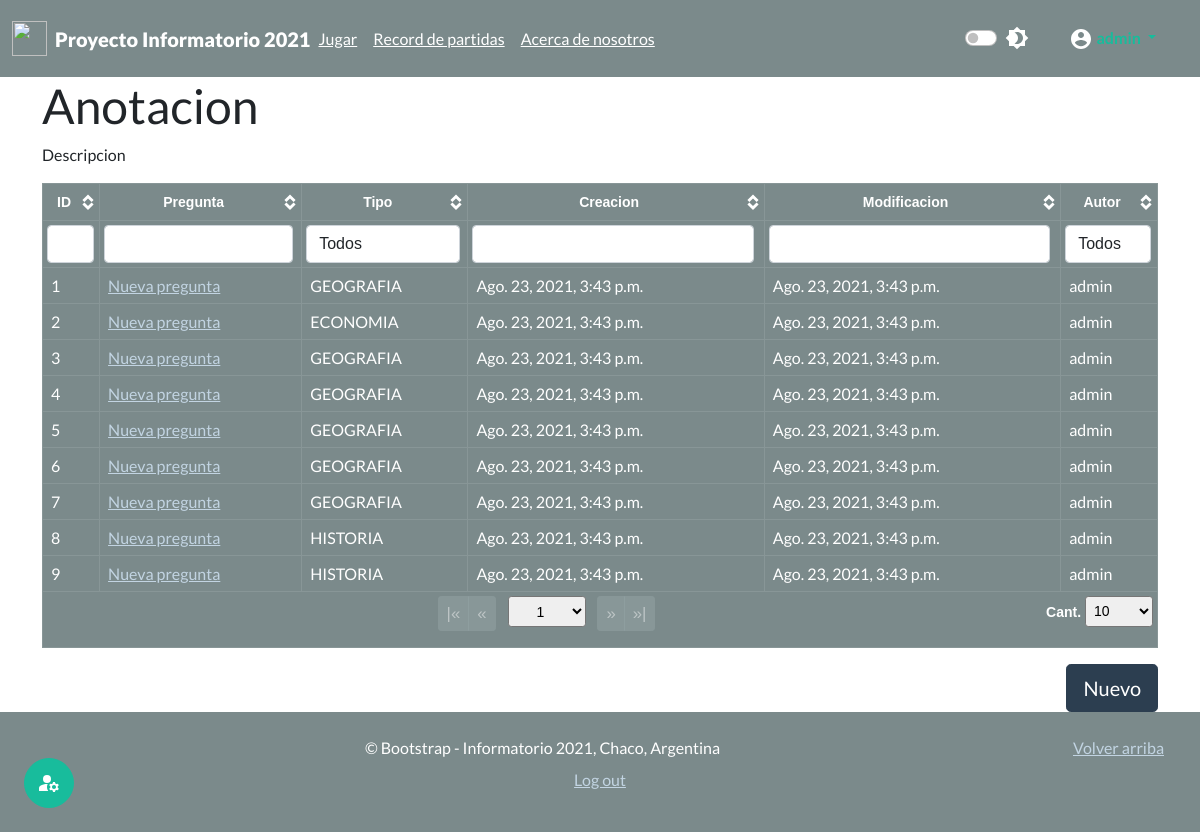
The app's page /useradmin/prg (signed in) with its own data.
### juego_chaco/models.py (models this page shows)
class Pregunta(models.Model):
    autor = models.ForeignKey(User, on_delete=models.CASCADE) #modificar mas adelante
    pregunta = models.CharField(max_length=500)
    clasificacion = models.CharField(max_length=30,choices=Clasificacion.choices,default=Clasificacion.GEOGRAFIA,)
    fecha_creacion = models.DateTimeField(auto_now_add=True, editable=False)
    fecha_modificacion = models.DateTimeField(auto_now=True)
    def __str__(self):
        return self.pregunta

### useradministrator/views.py (the view)
# urls.py: path('useradmin/<str:id>',views.mi_useradmin,name="mi_useradmin"),
@login_required(login_url="login")
@permission_required('authusuario.es_usuario_admin',raise_exception=True)
def mi_useradmin(request,id):
    sw={"prg":admin_cuestionarios,"usr":admin_usuarios,"act":admin_actividades}
    func= sw.get(id,"ERROR")
    if func != "ERROR":
        return func(request)
    raise Http404

### useradministrator/views.py (called while the page is built)
def admin_cuestionarios(request):
    lista_preguntas=Pregunta.objects.all()
    context={"cuestionario":lista_preguntas}
    return render(request,'admin/admin_cuestionarios.html',context)

### templates/admin/admin_cuestionarios.html (shortened to what this page needs)
{% extends 'base.html' %}
{% load static %}
{% block load_scr %}
<link href={% static 'css/theme.bootstrap_4.css' %} rel="stylesheet">
<link href={% static 'css/jquery.tablesorter.pager.css' %} rel="stylesheet">
{% endblock  %}
{% block content %}
<div class="container">
  <h1>Anotacion</h2>
  <p>Descripcion</p>
  <table class="table table-dark table-bordered table-hover table-responsive">
    <thead class="thead-dark text-center">
      <tr>
        <th>ID</th>
        <th>Pregunta</th>
        <th class="filter-select filter-exact" data-placeholder="Todos">Tipo</th>
        <th>Creacion</th>
        <th>Modificacion</th>
        <th class="filter-select filter-exact" data-placeholder="Todos">Autor</th>
    </thead>
    <tfoot class="text-center">
      <tr>
        <th colspan="7" class="ts-pager">
          <div class="form-inline">
            <div class="btn-group btn-group-sm mx-1" role="group">
              <button type="button" class="btn btn-secondary first" title="first">|&laquo;</button>
              <button type="button" class="btn btn-secondary prev" title="previous">&laquo;</button>
            </div>
            <select class="form-control-sm custom-select px-4 mx-1 pagenum" title="N° de página"></select>
            <div class="btn-group btn-group-sm mx-1" role="group">
              <button type="button" class="btn btn-secondary next" title="next">&raquo;</button>
              <button type="button" class="btn btn-secondary last" title="last">&raquo;|</button>
            </div>
            <p class="float-end">
              <a>Cant.</a>
              <select class="form-control-sm custom-select px-1 pagesize" title="Seleccione el tamaño de página">
                <option selected="selected" value="10">10</option>
              </select>
            </p>
          </div>
        </th>
      </tr>
    </tfoot>
    <tbody>
      {% for pregunta in cuestionario %}
        <tr>
        <td>{{pregunta.pk}}</td>
        <td><a href= {% url 'editar' 'ver' pregunta.pk %}>{{pregunta}}</a></td>
        <td>{{pregunta.clasificacion}}</td>
        <td>{{pregunta.fecha_creacion}}</td>
        <td>{{pregunta.fecha_modificacion}}</td>
        <td>{{pregunta.autor}}</td>
        </tr>
      {% endfor %}
    </tbody>
  </table>
  <div class="text-right" style="margin-top: auto;">
    <a href={% url 'editar' 'new' %} class="btn btn-lg btn-primary">Nuevo</a>
  </div>
</div>
{% endblock  %}

### Proyecto_InfoCh2021/static/css/main.css (style rules this page uses)
.text-right { text-align:right!important }

### templates/admin/admin_cuestionarios.html (style rules this page uses)
.tablesorter-pager .btn-group-sm .btn { font-size: 1.2em; }

### records on screen
Pregunta: pk "1", pregunta "Nueva pregunta", clasificacion "GEOGRAFIA", fecha_creacion "Ago. 23, 2021, 3:43 p.m.", fecha_modificacion "Ago. 23, 2021, 3:43 p.m.", autor "admin"
Pregunta: pk "2", pregunta "Nueva pregunta", clasificacion "ECONOMIA", fecha_creacion "Ago. 23, 2021, 3:43 p.m.", fecha_modificacion "Ago. 23, 2021, 3:43 p.m.", autor "admin"
Pregunta: pk "3", pregunta "Nueva pregunta", clasificacion "GEOGRAFIA", fecha_creacion "Ago. 23, 2021, 3:43 p.m.", fecha_modificacion "Ago. 23, 2021, 3:43 p.m.", autor "admin"
Pregunta: pk "4", pregunta "Nueva pregunta", clasificacion "GEOGRAFIA", fecha_creacion "Ago. 23, 2021, 3:43 p.m.", fecha_modificacion "Ago. 23, 2021, 3:43 p.m.", autor "admin"
Pregunta: pk "5", pregunta "Nueva pregunta", clasificacion "GEOGRAFIA", fecha_creacion "Ago. 23, 2021, 3:43 p.m.", fecha_modificacion "Ago. 23, 2021, 3:43 p.m.", autor "admin"
Pregunta: pk "6", pregunta "Nueva pregunta", clasificacion "GEOGRAFIA", fecha_creacion "Ago. 23, 2021, 3:43 p.m.", fecha_modificacion "Ago. 23, 2021, 3:43 p.m.", autor "admin"
Pregunta: pk "7", pregunta "Nueva pregunta", clasificacion "GEOGRAFIA", fecha_creacion "Ago. 23, 2021, 3:43 p.m.", fecha_modificacion "Ago. 23, 2021, 3:43 p.m.", autor "admin"
Pregunta: pk "8", pregunta "Nueva pregunta", clasificacion "HISTORIA", fecha_creacion "Ago. 23, 2021, 3:43 p.m.", fecha_modificacion "Ago. 23, 2021, 3:43 p.m.", autor "admin"
Pregunta: pk "9", pregunta "Nueva pregunta", clasificacion "HISTORIA", fecha_creacion "Ago. 23, 2021, 3:43 p.m.", fecha_modificacion "Ago. 23, 2021, 3:43 p.m.", autor "admin"
